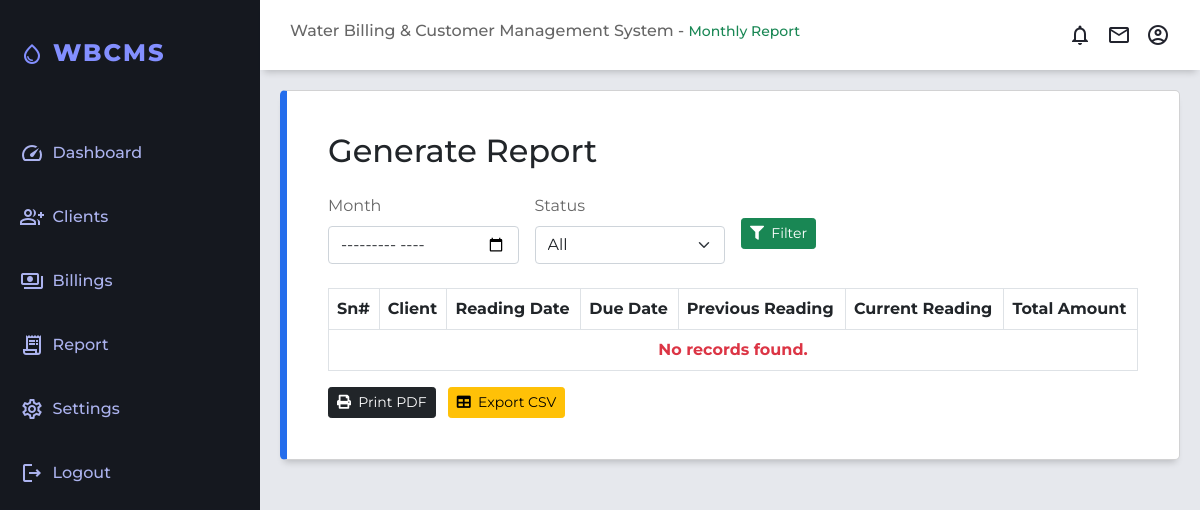
/report.php, run on an earlier commit of the app's database.
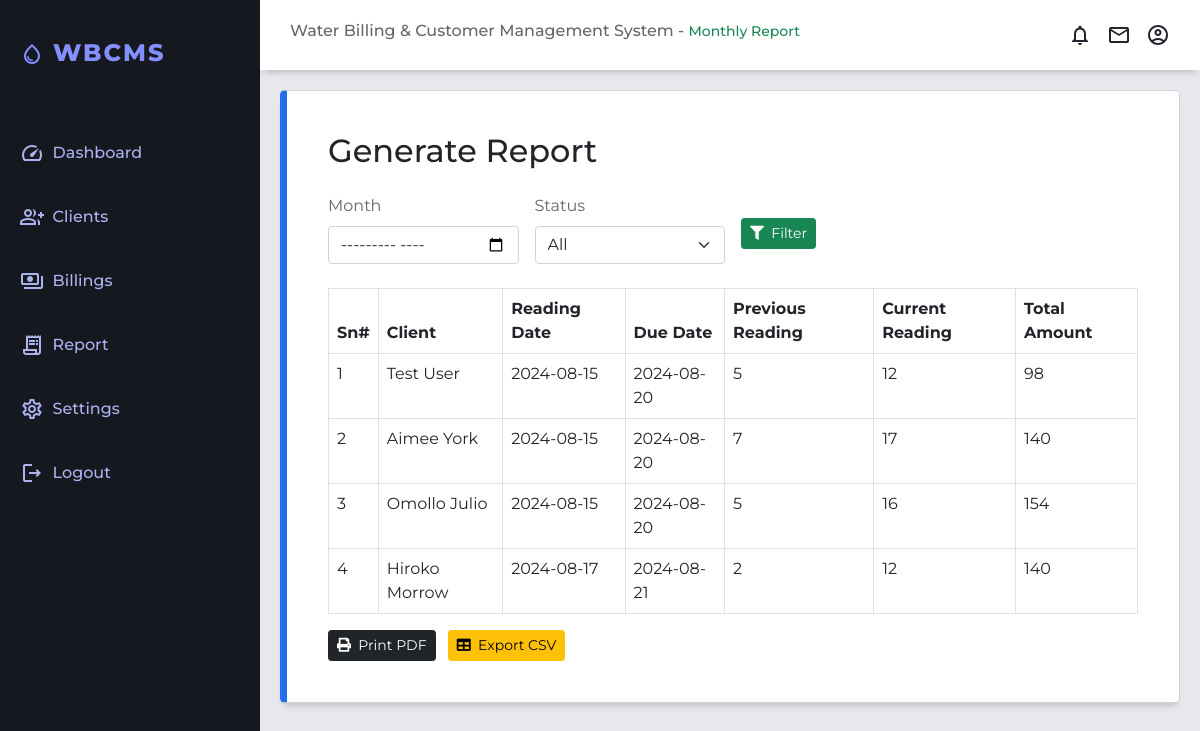
And on a later commit of the database.
### tables this page shows
CREATE TABLE `tbl_billinglist` (
  `bill_id` int(11) NOT NULL,
  `user_id` int(11) DEFAULT NULL,
  `reading_date` date DEFAULT NULL,
  `due_date` date NOT NULL,
  `current_reading` float(12,2) NOT NULL DEFAULT 0.00,
  `previous_reading` float(12,2) NOT NULL DEFAULT 0.00,
  `rate` float(12,2) NOT NULL DEFAULT 0.00,
  `total` float(12,2) NOT NULL DEFAULT 0.00,
  `status` tinyint(1) NOT NULL DEFAULT 0 COMMENT '0= pending,\r\n1= paid',
  `created_at` datetime NOT NULL DEFAULT current_timestamp(),
  `updated_at` datetime NOT NULL DEFAULT current_timestamp() ON UPDATE current_timestamp()
);

CREATE TABLE `tbl_clients` (
  `user_id` int(11) NOT NULL,
  `client_name` varchar(50) NOT NULL,
  `contact_number` varchar(20) DEFAULT NULL,
  `address` text DEFAULT NULL,
  `meter_number` int(10) NOT NULL,
  `meter_reading` int(20) NOT NULL,
  `status` enum('inactive','active') DEFAULT 'inactive',
  `created_at` timestamp NOT NULL DEFAULT current_timestamp(),
  `updated_at` timestamp NOT NULL DEFAULT current_timestamp() ON UPDATE current_timestamp()
);

### report.php (the view, shortened to what the changed rows need)
<?php
include("./config/functions.php");
try {
    $query = "SELECT b.bill_id, c.client_name, b.reading_date, b.due_date, b.current_reading, b.previous_reading, b.rate, b.total, b.status
              FROM tbl_billinglist b
              JOIN tbl_clients c ON b.user_id = c.user_id
              WHERE 1=1";
    $stmt = $conn->prepare($query);
    $stmt->execute();
    $result = $stmt->get_result();
    $billedAccounts = $result->fetch_all(MYSQLI_ASSOC);
} catch (Exception $e) {
    die('An error occurred: ' . $e->getMessage());
}
?>
<!DOCTYPE html>
<html lang="en">
<head>
    <link rel="stylesheet" href="https://cdnjs.cloudflare.com/ajax/libs/font-awesome/5.15.3/css/all.min.css" />
    <link rel="stylesheet" href="css/bootstrap5.0.1.min.css">
    <link rel="stylesheet" type="text/css" href="css/datatables-1.10.25.min.css" />
    <link rel="stylesheet" href="css/styles.css">
    <link rel="stylesheet" href="css/customer.css">
    <link rel="stylesheet" href="css/bill.css">
</head>
<body>
    <div class="grid-container">
        <main class="main-container">
            <div class="row">
                <div class="container mt-0">
                    <div class="card">
                        <div class="card-body">
                            <h2 class="text-dark">Generate Report</h2>
                            <table class="table table-bordered">
                                <thead>
                                    <tr>
                                        <th>Sn#</th>
                                        <th>Client</th>
                                        <th>Reading Date</th>
                                        <th>Due Date</th>
                                        <th>Previous Reading</th>
                                        <th>Current Reading</th>
                                        <th>Total Amount</th>
                                    </tr>
                                </thead>
                                <tbody>
                                    <?php if (!empty($billedAccounts)) : ?>
                                        <?php foreach ($billedAccounts as $index => $bill) : ?>
                                            <tr>
                                                <td><?php echo htmlspecialchars($index + 1); ?></td>
                                                <td><?php echo htmlspecialchars($bill['client_name']); ?></td>
                                                <td><?php echo htmlspecialchars($bill['reading_date']); ?></td>
                                                <td><?php echo htmlspecialchars($bill['due_date']); ?></td>
                                                <td><?php echo htmlspecialchars($bill['previous_reading']); ?></td>
                                                <td><?php echo htmlspecialchars($bill['current_reading']); ?></td>
                                                <td><?php echo htmlspecialchars($bill['total']); ?></td>
                                            </tr>
                                        <?php endforeach; ?>
                                    <?php else : ?>
                                        <tr>
                                            <td colspan="9" class="text-center text-danger">
                                                <strong>No records found.</strong>
                                            </td>
                                        </tr>
                                    <?php endif; ?>
                                </tbody>
                            </table>
                        </div>
                    </div>
                </div>
            </div>
        </main>
    </div>
</body>
</html>

What changed in the data, as far as the page shows it:
added tbl_billinglist: tbl_clients.client_name "Test User", reading_date "2024-08-15", due_date "2024-08-20", previous_reading "5", current_reading "12", total "98"
added tbl_billinglist: tbl_clients.client_name "Aimee York", reading_date "2024-08-15", due_date "2024-08-20", previous_reading "7", current_reading "17", total "140"
added tbl_billinglist: tbl_clients.client_name "Omollo Julio", reading_date "2024-08-15", due_date "2024-08-20", previous_reading "5", current_reading "16", total "154"
added tbl_billinglist: tbl_clients.client_name "Hiroko Morrow", reading_date "2024-08-17", due_date "2024-08-21", previous_reading "2", current_reading "12", total "140"
Also different on the page:
text no longer shown: "No records found."
